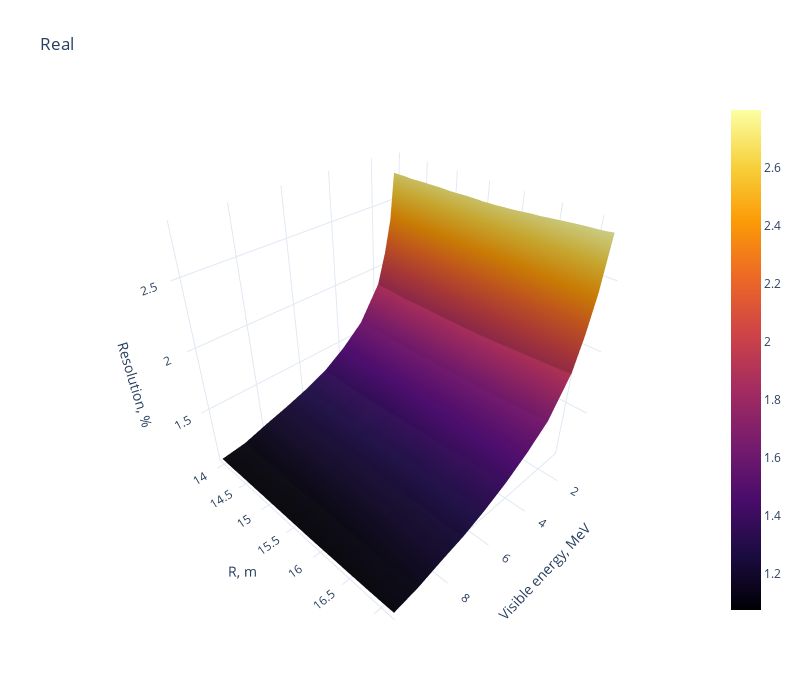

Here is the notebook cell this chart was saved with:
### Code cell
fig = go.Figure()

fig.add_trace(
    go.Surface(
        x=energies[1:-1],
        y=Rs,
        z=np.array(res_all)[1, :, :],
        colorscale='inferno'
    )
)

fig.update_layout(
    autosize=True,
    title="Real",
    scene = dict(
        xaxis_title='Visible energy, MeV',
        yaxis_title='R, m',
        zaxis_title='Resolution, %',
    ),
    width=800,
    height=700
)

fig.show()

### Figure 1 — Plotly figure (JSON) as saved in the notebook; plotly's stock layout.template omitted (floating-point values rounded to 4 significant figures; data arrays with more than 128 entries replaced by an {"elided": "..."} marker saying what was removed)
{"data": [{"colorscale": [[0, "#000004"], [0.1111, "#1b0c41"], [0.2222, "#4a0c6b"], [0.3333, "#781c6d"], [0.4444, "#a52c60"], [0.5556, "#cf4446"], [0.6667, "#ed6925"], [0.7778, "#fb9b06"], [0.8889, "#f7d13d"], [1, "#fcffa4"]], "type": "surface", "x": [1.122, 1.322, 1.622, 2.022, 3.022, 4.022, 5.022, 6.022, 7.022, 8.022, 9.022, 10.02], "y": [14, 14.1, 14.2, 14.3, 14.4, 14.5, 14.6, 14.7, 14.8, 14.9, 15, 15.1, 15.2, 15.3, 15.4, 15.5, 15.6, 15.7, 15.8, 15.9, 16, 16.1, 16.2, 16.3, 16.4, 16.5, 16.6, 16.7, 16.8, 16.9, 17, 17.1, 17.2], "z": {"elided": "33x12 float values"}}], "layout": {"autosize": true, "height": 700, "scene": {"xaxis": {"title": {"text": "Visible energy, MeV"}}, "yaxis": {"title": {"text": "R, m"}}, "zaxis": {"title": {"text": "Resolution, %"}}}, "title": {"text": "Real"}, "width": 800}}
